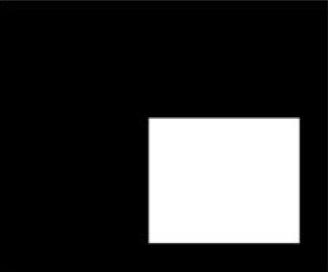
#> input picture Catalogo/Parte3/ImagenesMorfologicas/imagen2.jpg, 328 x 272 px
$ python main.py   (older library calls are emulated)
#> lines starting #> are read from the running program, lines starting #| are printed output that depends on the picture; after the words box and inside, x2 and y2 are one past the last pixel; in counts of white or black regions, pixels touching at a corner belong together
### Catalogo/Parte3/ImagenesMorfologicas/utils.py
import numpy as np
import matplotlib.pyplot as plt


def read_image(filename):
#> called with filename = 'imagen2.jpg'
    return plt.imread(filename)
#> returned value is the input picture: shape (272, 328); min 0, max 255, mean 54.2


# [4 lines left out: function show_1bin_image, not called in this run]


def show_2bin_images(img1, img2, title1, title2, cmap=plt.cm.gray):
    fig, (ax1, ax2) = plt.subplots(1, 2)
    ax1.imshow(img1, cmap=cmap)
    ax1.set_title(title1)
    ax2.imshow(img2, cmap=cmap)
    ax2.set_title(title2)
    plt.show()


def show_3bin_images(img1, img2, img3, title1, title2, title3, cmap=plt.cm.gray):
    fig, (ax1, ax2, ax3) = plt.subplots(1, 3)
    ax1.imshow(img1, cmap=cmap)
    ax1.set_title(title1)
    ax2.imshow(img2, cmap=cmap)
    ax2.set_title(title2)
    ax3.imshow(img3, cmap=cmap)
    ax3.set_title(title3)
    plt.show()


def plot_image(X, cmap=None):
    plt.imshow(X, cmap=cmap)
    plt.show()


# [7 lines left out: function compare_images, not called in this run]


def im2double(X):
    # Get the data type of the input image
    info = np.iinfo(X.dtype)
    # Divide all values by the largest possible value in the datatype
    return X.astype(np.float) / info.max
#> call 2 of read_image, with filename = 'imagen3.jpg'
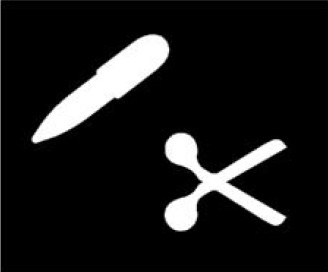
#> input picture Catalogo/Parte3/ImagenesMorfologicas/imagen3.jpg, 328 x 272 px
#> in read_image, returned value is the input picture: shape (272, 328, 3); min 0, max 255, mean 26.5


def im2uint8(X):
    return np.uint8(np.clip(X+0.5, 0, 255))


def rgb2gray(X):
    return np.dot(X[..., :3], [0.2989, 0.5870, 0.1140])


def im2bin(X, threshold=0.5):
#> called with threshold = 0.5
    return (X >= threshold).astype("uint8")
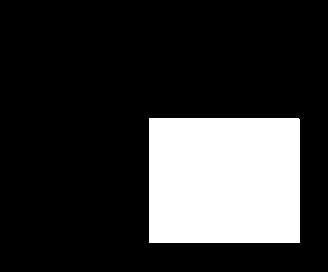
#> returned value: shape (272, 328); values 0 (black) and 1 (white), 21.2% white; 1 white region, box (x1, y1, x2, y2) and area: (149, 118, 300, 243) 18874

### Catalogo/Parte3/ImagenesMorfologicas/complement.py
from utils import *


def complement(A):
    A = im2bin(A)
    return ~A
#> in show_2bin_images, `plt.show()`:
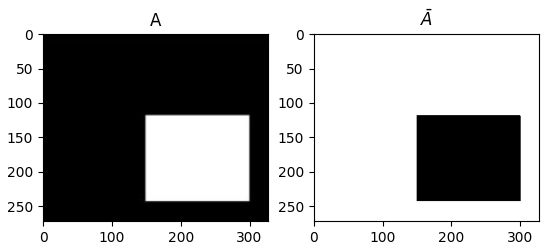
#> figure drawn by matplotlib, 2 panels

### Catalogo/Parte3/ImagenesMorfologicas/union.py
from utils import *


def union(A, B):
    A = im2bin(A)
    B = im2bin(B)
#> in im2bin (call 3), `return (X >= threshold).astype("uint8")`: returned value: shape (272, 328); values 0 (black) and 1 (white), 10.2% white; 3 white regions (1 under 20 px), largest, box (x1, y1, x2, y2) and area: (32, 34, 169, 143) 4770, (165, 133, 286, 231) 4307
    return A | B
#> returned value: shape (272, 328); values 0 (black) and 1 (white), 26.5% white; 3 white regions (1 under 20 px), largest, box (x1, y1, x2, y2) and area: (149, 118, 300, 243) 18874, (32, 34, 169, 143) 4770

### Catalogo/Parte3/ImagenesMorfologicas/intersection.py
from utils import *


def intersection(A, B):
    A = im2bin(A)
    B = im2bin(B)
    return A & B
#> returned value: shape (272, 328); values 0 (black) and 1 (white), 4.8% white; 1 white region, box (x1, y1, x2, y2) and area: (165, 133, 286, 231) 4307

### Catalogo/Parte3/ImagenesMorfologicas/difference.py
from utils import *


def difference(A, B):
    A = im2bin(A)
    B = im2bin(B)
    return A & (~B)
#> returned value: shape (272, 328); values 0 (black) and 1 (white), 16.3% white; 1 white region, box (x1, y1, x2, y2) and area: (149, 118, 300, 243) 14567
#> call 3 of read_image, with filename = 'imagen5.jpg'
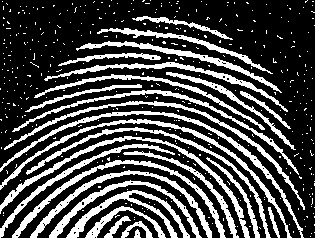
#> input picture Catalogo/Parte3/ImagenesMorfologicas/imagen5.jpg, 315 x 238 px
#> in read_image, returned value is the input picture: shape (238, 315, 3); min 0, max 255, mean 73.1

### Catalogo/Parte3/ImagenesMorfologicas/dilation.py
from utils import *
import cv2 as cv


def dilation(A, B):
    return cv.dilate(A, B, iterations=1)

### Catalogo/Parte3/ImagenesMorfologicas/erosion.py
from utils import *
import cv2 as cv


def erosion(A, B):
    return cv.erode(A, B, iterations=1)

### Catalogo/Parte3/ImagenesMorfologicas/opening.py
from utils import *
import cv2 as cv


def opening(A, B):
    return cv.morphologyEx(A, cv.MORPH_OPEN, B)

### Catalogo/Parte3/ImagenesMorfologicas/closure.py
from utils import *
import cv2 as cv


def closure(A, B):
    return cv.morphologyEx(A, cv.MORPH_CLOSE, B)
#> call 4 of read_image, with filename = 'imagen6.jpg'
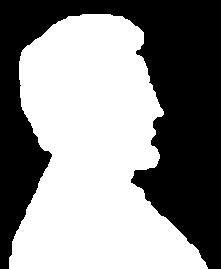
#> input picture Catalogo/Parte3/ImagenesMorfologicas/imagen6.jpg, 221 x 269 px
#> in read_image, returned value is the input picture: shape (269, 221, 3); min 0, max 255, mean 139.2

### Catalogo/Parte3/ImagenesMorfologicas/inner_edge.py
from utils import *
import cv2 as cv


def inner_edge(A, B):
    A = im2bin(A)
#> in im2bin (call 8), `return (X >= threshold).astype("uint8")`: returned value: shape (269, 221, 3); values 0 (black) and 1 (white), 54.6% white; 1 black region, box (x1, y1, x2, y2) and area: (0, 0, 221, 269) 26994
    C = cv.erode(A, B, iterations=1).astype("uint8")
#> C: shape (269, 221, 3); values 0 (black) and 1 (white), 53.1% white; 1 black region, box (x1, y1, x2, y2) and area: (0, 0, 221, 269) 27877
    return A & (~C)
#> returned value: shape (269, 221, 3); values 0 (black) and 1 (white), 1.5% white in thin lines or dots, all inside (x1, y1, x2, y2) = (9, 14, 208, 269)

### Catalogo/Parte3/ImagenesMorfologicas/outer_edge.py
from utils import *
import cv2 as cv


def outer_edge(A, B):
    A = im2bin(A)
    C = cv.dilate(A, B, iterations=1).astype("uint8")
#> C: shape (269, 221, 3); values 0 (black) and 1 (white), 56.1% white; 1 black region, box (x1, y1, x2, y2) and area: (0, 0, 221, 269) 26109
    return C & (~A)
#> returned value: shape (269, 221, 3); values 0 (black) and 1 (white), 1.5% white in thin lines or dots, all inside (x1, y1, x2, y2) = (8, 13, 209, 269)

### Catalogo/Parte3/ImagenesMorfologicas/morphological_gradient.py
from utils import *
import cv2 as cv


def morphological_gradiente(A, B):
    A = im2bin(A)
    C = cv.dilate(A, B, iterations=1).astype("uint8")
    D = cv.erode(A, B, iterations=1).astype("uint8")
    return C & (~D)
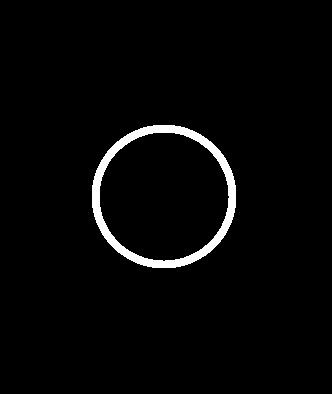
#> input picture Catalogo/Parte3/ImagenesMorfologicas/imagen7.jpg, 332 x 394 px
#> in read_image, returned value is the input picture: shape (394, 332, 3); min 0, max 255, mean 6.7

### Catalogo/Parte3/ImagenesMorfologicas/fill_gaps.py
from utils import *
import math
import cv2 as cv


def fill_gaps(A, B, iters=100):
#> called with B = array of shape (4, 4), iters = 100
    A = im2bin(A)
#> in im2bin (call 11), `return (X >= threshold).astype("uint8")`: returned value: shape (394, 332); values 0 (black) and 1 (white), 2.6% white; 1 white region, box (x1, y1, x2, y2) and area: (92, 125, 236, 268) 3421
    M, N = A.shape
#> M = 394; N = 332
    X = np.zeros((M, N), dtype=np.uint8)
    cx = math.floor((M+1)/2)
#> cx = 197
    cy = math.floor((N+1)/2)
#> cy = 166
    X[cx, cy] = 1

    for i in range(iters):
        C = cv.dilate(X, B, iterations=1).astype("uint8")
        X = C & (~A)
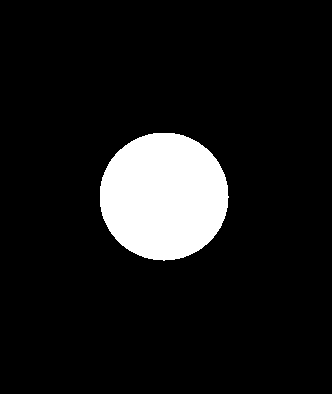
#> X: shape (394, 332); values 0 (black) and 1 (white), 9.9% white; 1 white region, box (x1, y1, x2, y2) and area: (100, 133, 229, 261) 12944

    return X

### Catalogo/Parte3/ImagenesMorfologicas/main.py
import matplotlib.pyplot as plt
import numpy as np
from utils import *
from complement import *
from union import *
from intersection import *
from difference import *
from dilation import *
from erosion import *
from opening import *
from closure import *
from inner_edge import *
from outer_edge import *
from morphological_gradient import *
from fill_gaps import *

# ------------------------------------------------------------------
# BASIC MORPHOLOGICAL OPERATIONS
# ------------------------------------------------------------------
A = im2double(read_image("imagen2.jpg"))
B = im2double(read_image("imagen3.jpg")[:, :, 0])

# A complement
show_2bin_images(A, complement(A), "A", r'$\bar{A}$')

# A union B
show_3bin_images(A, B, union(A, B),
                 "Image A", "Image B", r'A $\cup$ B')

# A intersection B
show_3bin_images(A, B, intersection(A, B),
                 "Image A", "Image B", r'A $\cap$ B')

# A difference B
show_3bin_images(A, B, difference(A, B),
                 "Image A", "Image B", r'A $-$ B')

# ------------------------------------------------------------------
# DILATION, EROSION, OPENING AND CLOSURE (BINARY IMAGES)
# ------------------------------------------------------------------
A = im2double(read_image("imagen5.jpg"))
B = np.ones((3, 3), dtype="uint8")

show_2bin_images(A, dilation(A, B), "Image A", "Image A dilated")

show_2bin_images(A, erosion(A, B), "Image A", "Image A erosioned")

show_2bin_images(A, opening(A, B), "Image A", "Image A opened")

show_2bin_images(A, closure(A, B), "Image A", "Image A closured")

# ------------------------------------------------------------------
# BORDER EXTRACTION
# ------------------------------------------------------------------
A = im2double(read_image("imagen6.jpg"))
B = np.ones((3, 3), dtype="uint8")

show_2bin_images(A, inner_edge(A, B), "Image A", "Image A (inner edge)")

show_2bin_images(A, outer_edge(A, B), "Image A", "Image A (outer edge)")

show_2bin_images(A, morphological_gradiente(A, B), "Image A",
                 "Image A (morph. gradient)")

# ------------------------------------------------------------------
# FILL GAPS
# ------------------------------------------------------------------
A = im2double(read_image("imagen7.jpg")[:, :, 0])
B = np.ones((4, 4), dtype="uint8")

show_2bin_images(A, fill_gaps(A, B), "Image A",
                 "Image A (filled)")


cv.waitKey(0)
cv.destroyAllWindows()
